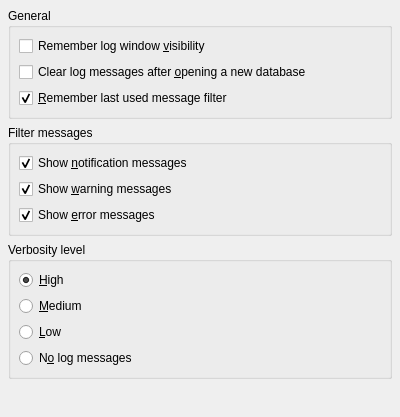
<ui version="4.0" >
 <author></author>
 <comment></comment>
 <exportmacro></exportmacro>
 <class>PrefLog</class>
 <widget class="QWidget" name="PrefLog" >
  <property name="geometry" >
   <rect>
    <x>0</x>
    <y>0</y>
    <width>400</width>
    <height>417</height>
   </rect>
  </property>
  <property name="windowTitle" >
   <string>Form</string>
  </property>
  <layout class="QGridLayout" >
   <property name="margin" >
    <number>8</number>
   </property>
   <property name="spacing" >
    <number>6</number>
   </property>
   <item row="3" column="0" >
    <spacer>
     <property name="orientation" >
      <enum>Qt::Vertical</enum>
     </property>
     <property name="sizeHint" >
      <size>
       <width>20</width>
       <height>21</height>
      </size>
     </property>
    </spacer>
   </item>
   <item row="2" column="0" >
    <widget class="QGroupBox" name="mGB_Verbosity" >
     <property name="title" >
      <string>Verbosity level</string>
     </property>
     <layout class="QGridLayout" >
      <property name="margin" >
       <number>8</number>
      </property>
      <property name="spacing" >
       <number>6</number>
      </property>
      <item row="3" column="0" >
       <widget class="QRadioButton" name="mRB_VerbNoLogs" >
        <property name="text" >
         <string>N&amp;o log messages</string>
        </property>
       </widget>
      </item>
      <item row="2" column="0" >
       <widget class="QRadioButton" name="mRB_VerbL" >
        <property name="text" >
         <string>&amp;Low</string>
        </property>
       </widget>
      </item>
      <item row="0" column="0" >
       <widget class="QRadioButton" name="mRB_VerbH" >
        <property name="text" >
         <string>&amp;High</string>
        </property>
        <property name="checked" >
         <bool>true</bool>
        </property>
       </widget>
      </item>
      <item row="1" column="0" >
       <widget class="QRadioButton" name="mRB_VerbM" >
        <property name="text" >
         <string>&amp;Medium</string>
        </property>
       </widget>
      </item>
     </layout>
    </widget>
   </item>
   <item row="1" column="0" >
    <widget class="QGroupBox" name="mGB_Filter" >
     <property name="title" >
      <string>Filter messages</string>
     </property>
     <layout class="QGridLayout" >
      <property name="margin" >
       <number>8</number>
      </property>
      <property name="spacing" >
       <number>6</number>
      </property>
      <item row="2" column="0" >
       <widget class="QCheckBox" name="mCB_FilterE" >
        <property name="text" >
         <string>Show &amp;error messages</string>
        </property>
        <property name="checked" >
         <bool>true</bool>
        </property>
       </widget>
      </item>
      <item row="1" column="0" >
       <widget class="QCheckBox" name="mCB_FilterW" >
        <property name="text" >
         <string>Show &amp;warning messages</string>
        </property>
        <property name="checked" >
         <bool>true</bool>
        </property>
       </widget>
      </item>
      <item row="0" column="0" >
       <widget class="QCheckBox" name="mCB_FilterN" >
        <property name="text" >
         <string>Show &amp;notification messages</string>
        </property>
        <property name="checked" >
         <bool>true</bool>
        </property>
       </widget>
      </item>
     </layout>
    </widget>
   </item>
   <item row="0" column="0" >
    <widget class="QGroupBox" name="mGB_General" >
     <property name="title" >
      <string>General</string>
     </property>
     <layout class="QGridLayout" >
      <property name="margin" >
       <number>8</number>
      </property>
      <property name="spacing" >
       <number>6</number>
      </property>
      <item row="2" column="0" >
       <widget class="QCheckBox" name="mCB_RememberFilter" >
        <property name="text" >
         <string>&amp;Remember last used message filter</string>
        </property>
        <property name="checked" >
         <bool>true</bool>
        </property>
       </widget>
      </item>
      <item row="1" column="0" >
       <widget class="QCheckBox" name="mCB_ClearOnOpen" >
        <property name="text" >
         <string>Clear log messages after &amp;opening a new database</string>
        </property>
       </widget>
      </item>
      <item row="0" column="0" >
       <widget class="QCheckBox" name="mCB_RememberWindow" >
        <property name="text" >
         <string>Remember log window &amp;visibility</string>
        </property>
       </widget>
      </item>
     </layout>
    </widget>
   </item>
  </layout>
 </widget>
 <pixmapfunction></pixmapfunction>
 <tabstops>
  <tabstop>mCB_RememberWindow</tabstop>
  <tabstop>mCB_ClearOnOpen</tabstop>
  <tabstop>mCB_RememberFilter</tabstop>
  <tabstop>mCB_FilterN</tabstop>
  <tabstop>mCB_FilterW</tabstop>
  <tabstop>mCB_FilterE</tabstop>
  <tabstop>mRB_VerbH</tabstop>
  <tabstop>mRB_VerbM</tabstop>
  <tabstop>mRB_VerbL</tabstop>
  <tabstop>mRB_VerbNoLogs</tabstop>
 </tabstops>
 <resources/>
 <connections/>
</ui>
